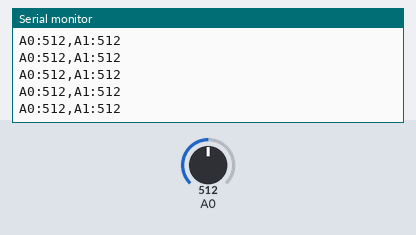
Simulated run of this sketch. Board: Arduino Uno, built with avr-gcc and run on an emulated ATmega328P. Shown: the last lines printed to the serial monitor. Inputs (shaded band) come from the test bench; at power-on: A0 = 512.

Above: at 1.2 s.
1.3 s: A0 set to 716
At 1.31 s:
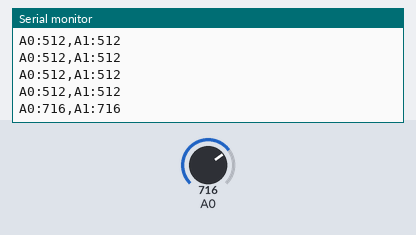
2.8 s: A0 set to 900
At 2.82 s:
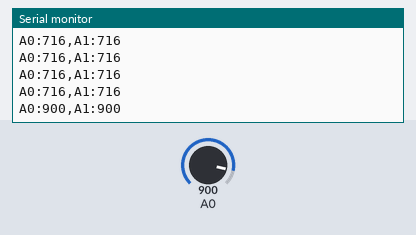
Timing chart, 0 to 5.8 s (numbered marks = the images above; inputs shaded):
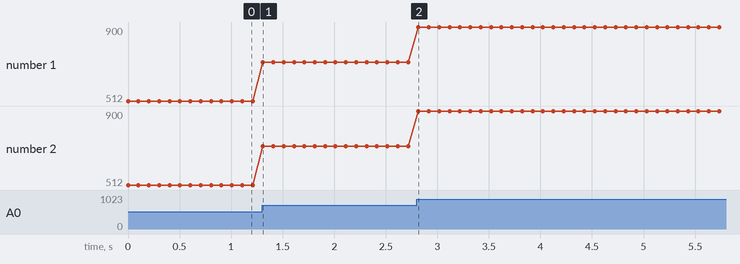

Measured:
- after the input at 1.3 s, the serial monitor: prints a new line at once (image 1)
- after the input at 2.8 s, the serial monitor: prints a new line at once (image 2)
- plotted number 1: 512 → 716 after the input at 1.3 s, 716 → 900 after the input at 2.8 s
- plotted number 2: 512 → 716 after the input at 1.3 s, 716 → 900 after the input at 2.8 s

The sketch:

arduino.ino
```cpp
/*
  Reads an analog input on pin 0 and 1, and prints the result in the Serial port.
*/

// the setup routine runs once when you press reset:
void setup() {
  // initialize serial communication at 9600 bits per second:
  Serial.begin(9600);
}

// the loop routine runs over and over again forever:
void loop() {
  // read the input on analog pin 1:
  int A0 = analogRead(A0);
  // read the input on analog pin 2:
  int A1 = analogRead(A1);
  // print out the values in the Serial Monitor
  // using a comma separated key:value format such as "A0:1023,A1:1023":
  Serial.println("A0:" + String(A0) + ",A1:" + String(A1));
  delay(100);        // delay in between reads for stability
}
```
